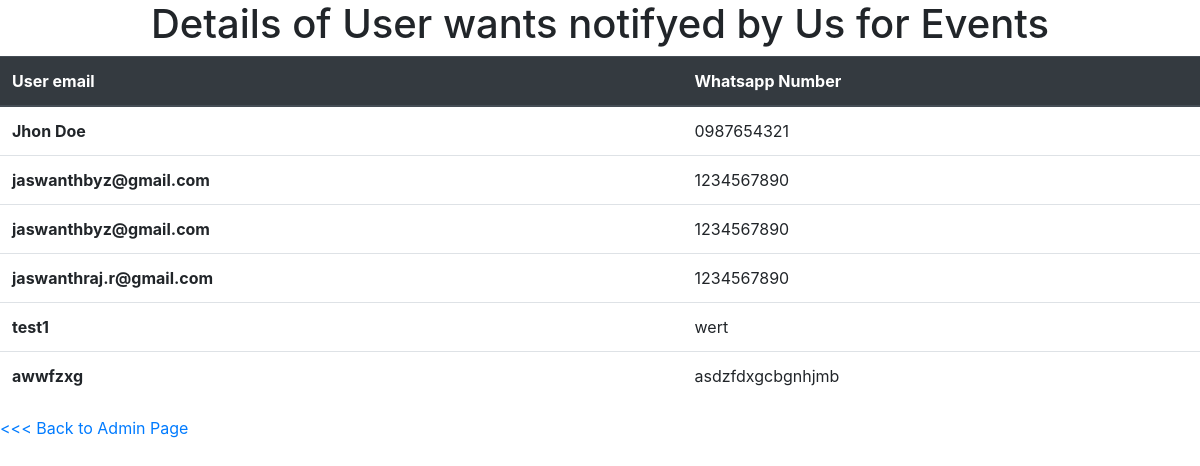
The app's page /admin1/notify/ with its own data.
### admin1/models.py (models this page shows, shortened)
class notify(models.Model):
    name = models.CharField(max_length = 100)
    number = models.CharField(max_length = 10)

### admin1/views.py (the view)
# urls.py: path('notify/', views.notify_user, name = "notify_up"),
def notify_user(request):
    val = notify.objects.all()
    context = {
        "val":val
    }
    return render(request, 'notify.html', context)

### admin1/templates/notify.html (shortened to what this page needs)
<!DOCTYPE html>
<html lang="en">
<head>
    <link rel="stylesheet" href="https://stackpath.bootstrapcdn.com/bootstrap/4.3.1/css/bootstrap.min.css"
>
</head>
<body>
    <h1>Details of User wants notifyed by Us for Events</h1>
    <table class="table">
        <thead class="thead-dark">
          <tr>
            <th scope="col">User email</th>
            <th scope="col">Whatsapp Number</th>
          </tr>
        </thead>
        <tbody>
          {% for i in val%}
            <tr>
              <th scope="row">{{i.name}} </th>
              <td>{{i.number}}</td>
            </tr>
          {% endfor %}
        </tbody>
      </table>
   <a href="{% url 'home1' %}" style="text-decoration: none;"> <<< Back to Admin Page</a>
</body>
</html>

### admin1/templates/notify.html (style rules this page uses)
h1 { text-align: center; }

### records on screen
notify: name "Jhon Doe", number "0987654321"
notify: name "jaswanthbyz@gmail.com", number "1234567890"
notify: name "jaswanthbyz@gmail.com", number "1234567890"
notify: name "jaswanthraj.r@gmail.com", number "1234567890"
notify: name "test1", number "wert"
notify: name "awwfzxg", number "asdzfdxgcbgnhjmb"
